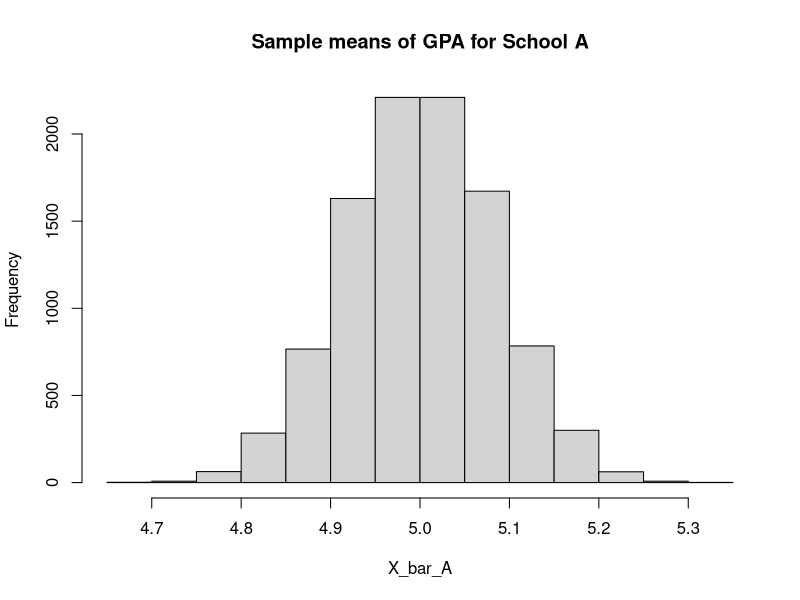
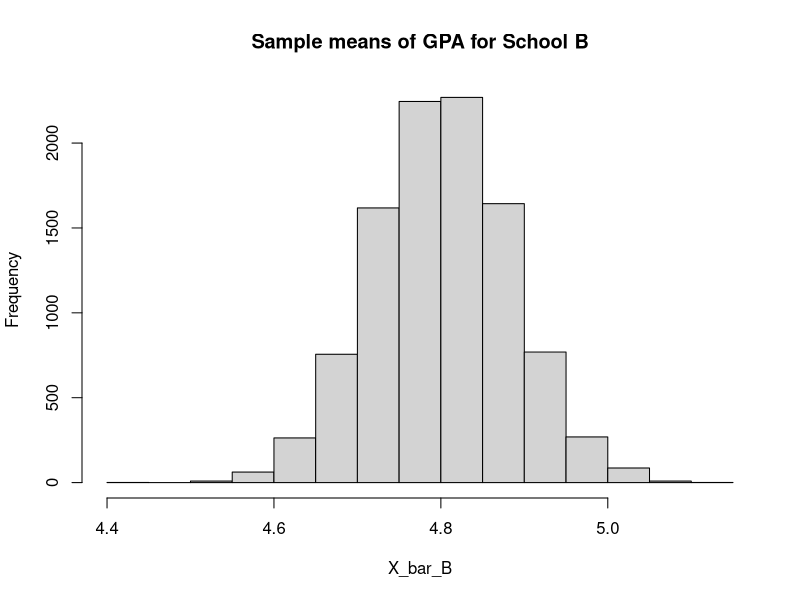
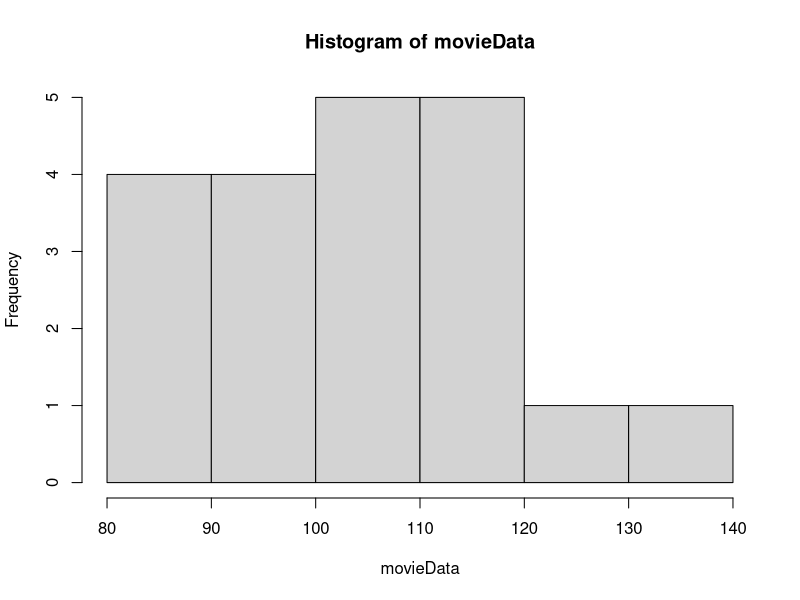
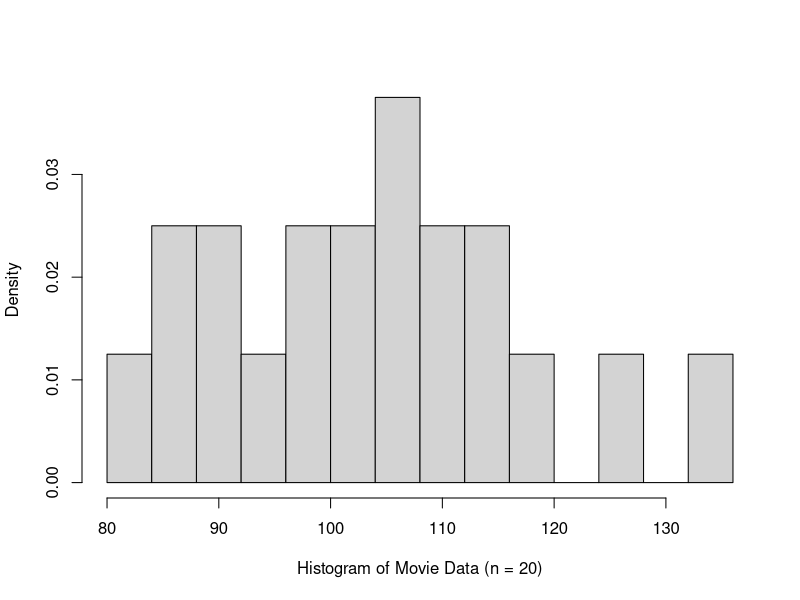

Generate these figures, in order, with R:
setwd("/datascience/projects/statisticallyfit/github/R/RStatistics/STAT270 Inference/ASSIGNMENTS")

# Question 1

# part c) Probability X-bar is within 0.2 of true mean. 
diff(pnorm(c(-sqrt(2), sqrt(2))))
# [1] 0.8427008


# part d) probability X-bar is within 0.05 of true mean with probability 0.80,
# now we find the sample size n, so find the quantile z
qnorm((1-0.80)/2)
# [1] -1.281552



# Question 2 ---------------------------------------------------------------------

# part a) probability difference of mean gpa A and mean gpa B is greater than 0.5
pnorm((0.5-(5-4.8))/sqrt(2*0.25^2/9), lower.tail = F)
#[1] 0.005454749

# part b) probability that mean gpa B > mean gpa A
pnorm((0-(5 - 4.8))/sqrt(2*0.25^2/9))
#[1] 0.04484301



# part c) simulate sample mean for 9 students from each school

# General function: returns a vector of length R where each entry is the
# mean of n data points drawn from the Normal(mu, sigma^2) distribution. 
# n = sample size to take (number of iid random variables)
# R = number of replications = number of times we draw the n samples. 
simulate.norm = function(n, R, mu, sigma) {
      x_bar = rep(NA, R) # create empty vector first with length R = num replicates.
      
      for(i in 1:R) {
            # data vector holds the n iid random samples so this would be 
            # equivalent to the data A1, A2, .. A9 above when drawing from
            # the Normal distribution of School A gpa's.
            data = rnorm(n=n, mean=mu, sd=sigma)
            x_bar[i] = mean(data)
      }
      # Comparing the simulated mean and standard deviation with
      # the theoretical ones.
      cat("sim.mean = ", mean(x_bar), "\ttheoretical.mean =", mu,"\n")
      cat("sim.sd = ", sd(x_bar), "\ttheoretical.sd =", sigma/sqrt(n),"\n")
      
      return(invisible(x_bar))
}
## Repeat the experiment above with N = 1000 times and oberserve the mean 
N = 10000

set.seed(123)
X_bar_A = simulate.norm(n=9, R=N, mu=5, sigma=0.25)
hist(X_bar_A, main="Sample means of GPA for School A")
# OUTPUT of simulate.norm
# sim.mean =  5.000599 	theoretical.mean = 5 
# sim.sd =  0.08316541 	theoretical.sd = 0.08333333 

X_bar_B = simulate.norm(n=9, R=N, mu=4.8, sigma=0.25)
hist(X_bar_B, main="Sample means of GPA for School B")
# OUTPUT of simulate.norm
# sim.mean =  4.800787 	theoretical.mean = 4.8 
# sim.sd =  0.08274504 	theoretical.sd = 0.08333333 


# Estimate the probability for a)
# P(X_bar_A >= X_bar_B + 0.5)
sum(X_bar_A - X_bar_B >= 0.5) / N
#[1] 0.0058
# this is close to result 0.00545 from part a)

# Estimate the probability for b)
# P(X_bar_B > X_bar_A)
sum(X_bar_B > X_bar_A) / N
# 1] 0.0447
# this is close to result of 0.0448 from part b)



# Question 3 ---------------------------------------------------------------------

movieData = scan("movies.txt")

# part a) find mean and standard deviation of the movie running times

n = length(movieData); n # length
# [1] 20
xbar = mean(movieData); xbar # the mean running time
# [1] 104.45
s = sd(movieData); s # the standard deviation
# [1] 13.60524


# part b)
hist(movieData)
lower.x = 80
upper.x = max(movieData) + 3
# The data is approximately normal, so we can use the CLT. 
hist(movieData, xlab="Histogram of Movie Data (n = 20)", freq=F, main="", 
     breaks=seq(lower.x, upper.x, by=4))

z.crit = abs(qnorm((1-0.95)/2)); z.crit
# [1] 1.959964
CI = c(xbar - z.crit* s / sqrt(n), xbar + z.crit*s/sqrt(n))
CI
# [1]  98.48735 110.41265




# part c)

bootstrapMean <- function(data, R, level=0.95){
      # Get n samples from the known population distribution. (this is the data given)
      n = length(data) # observed data, original data
      
      # Sample from F-hat (instead of rexp) to sample with replacement from F-hat
      H.star = rep(NA, R)
      for(i in 1:R){
            # resample from original data with replacement. 
            dataStar = sample(data, size=n, replace=TRUE) #this is the bootstrap sample
            H.star[i] = mean(dataStar)
      }
      
      # MEAN(H*) should be close to MU_XBAR should be close to MU
      # SD(H*) should be close to SD_XBAR should be close to  S/SQRT(N)
      cat("boot estimate of sampling mean = ", mean(H.star), "\n", sep="")
      cat("xbar (mean of data) = ", mean(data), "\n\n", sep="")
      
      B.hat = mean(H.star) - mean(data) # estimated bias of the bootstrap x-bar estimate.
      cat("B.hat = mean(hstar) - mean(data) = ", B.hat, "\n", sep="")
      mu.hat.B = mean(data) - B.hat  # bias-corrected version of sample mean
      cat("mu.hat.B = mean(data) - B.hat = ", mu.hat.B, "\n\n",sep="")
      
      # standard error of the mean by bootstrap, should be near sigma_xbar
      se.mean = sd(H.star) 
      cat("boot estimate of se.mean = ", se.mean, "\n", sep="") 
      cat("se.mean from data = s / sqrt(n) = ", sd(data)/sqrt(n), "\n\n", sep="")
      
      # 95 % confidence interval methods. 
      # calculate critical value first
      lower = (1-level)/2
      upper = lower + level 
      z.crit = abs(qnorm(lower))
      
      
      cat("CI by normal approximation: ")
      cat("(",mu.hat.B - z.crit*se.mean,", ",mu.hat.B + z.crit*se.mean,")","\n",sep="")
      
      cat("CI by percentile method: ")
      qs = quantile(H.star, c(lower, upper))
      cat("(", qs[1],", ", qs[2],")", "\n", sep="") 
      
      cat("CI by basic method:", "")
      cat("(", 2*xbar - qs[2],", ", 2*xbar - qs[1],")", "\n", sep="")
      
      return(invisible(H.star))
}

set.seed(123)
bootstrapMean(data=movieData, R = 10000)

### OUTPUT
# boot estimate of sampling mean = 104.4521
# xbar (mean of data) = 104.45
# 
# B.hat = mean(hstar) - mean(data) = 0.002105
# mu.hat.B = mean(data) - B.hat = 104.4479
# 
# boot estimate of se.mean = 2.952608
# se.mean from data = s / sqrt(n) = 3.042225
# 
# CI by normal approximation: (98.66089, 110.2349)
# CI by percentile method: (98.8, 110.3)
# CI by basic method: (98.6, 110.1)




# part d) calculate 95% basic bootstrap Ci for the mean
# from part b), we see from printout of the function that the basic method yields
# a CI = (98.6, 110.1)



# part e)
bootstrapStandardDeviation <- function(data, R, level=0.95){
      # Get n samples from the known population distribution. (this is the data given)
      n = length(data) # observed data, original data
      
      # Sample from F-hat (instead of rexp) to sample with replacement from F-hat
      H.star = rep(NA, R)
      for(i in 1:R){
            # resample from original data with replacement. 
            dataStar = sample(data, size=n, replace=TRUE) #this is the bootstrap sample
            H.star[i] = sd(dataStar)
      }
      
      cat("boot estimate of standard deviation of movie times = ", mean(H.star), "\n", sep="")
      cat("sd (sd of data) = ", sd(data), "\n\n", sep="")
      
      B.hat = mean(H.star) - sd(data) # estimated bias of standard deivation estimates.
      cat("B.hat = mean(hstar) - sd(data) = ", B.hat, "\n", sep="")
      sd.hat.B = sd(data) - B.hat  # bias-corrected version of sample standard deviation
      cat("sd.hat.B = sd(data) - B.hat = ", sd.hat.B, "\n",sep="")
      
      # this is the sample standard deviation of the generated Hstar data, must
      # be close to sigma_xbar of the original population. 
      cat("sd(H.star) = ", sd(H.star), "\n\n",sep="")
      
      
      
      # Calculate confidence intervals
      # calculate upper and lower positions
      lower = (1-level)/2
      upper = lower + level 
      
      cat("CI by percentile method: ")
      qs = quantile(H.star, c(lower, upper))
      cat("(", qs[1],", ", qs[2],")", "\n", sep="") 
      
      cat("CI by basic method:", "") 
      cat("(", 2*sd(data) - qs[2],", ", 2*sd(data) - qs[1],")", "\n", sep="")
      
      return(invisible(H.star))
}

set.seed(123)
bootstrapStandardDeviation(movieData, R=10000)

## OUTPUT:

# boot estimate of standard deviation of movie times = 13.13766
# sd (sd of data) = 13.60524
# 
# B.hat = mean(hstar) - sd(data) = -0.4675822
# sd.hat.B = sd(data) - B.hat = 14.07282
# sd(H.star) = 1.888106
# 
# CI by percentile method: (9.366215, 16.75179)
# CI by basic method: (10.45869, 17.84427)
